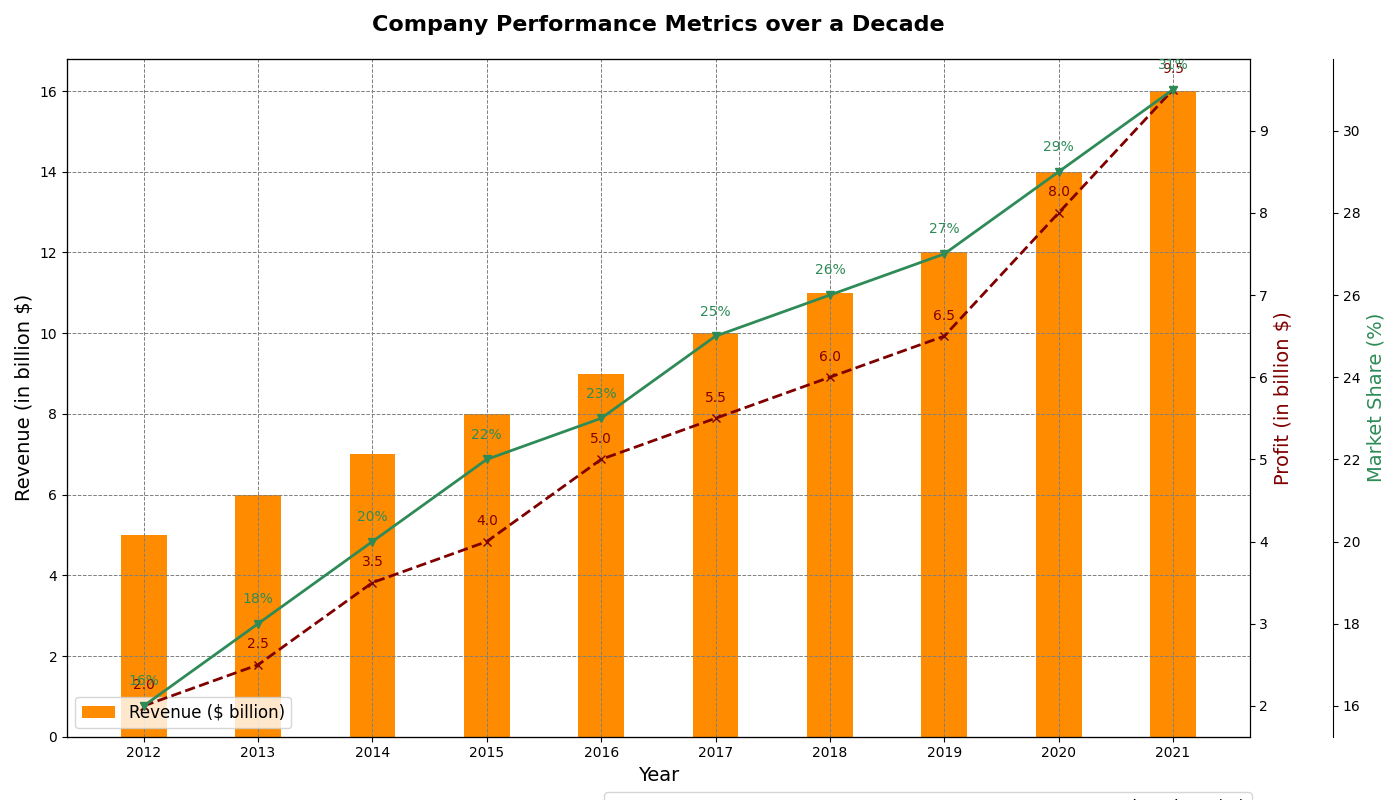

Here is the Python script that generated this plot:
import matplotlib.pyplot as plt
import numpy as np

years = np.arange(2012, 2022)
revenues = [5, 6, 7, 8, 9, 10, 11, 12, 14, 16]
profits = [2, 2.5, 3.5, 4, 5, 5.5, 6, 6.5, 8, 9.5]
market_shares = [16, 18, 20, 22, 23, 25, 26, 27, 29, 31]

fig, ax1 = plt.subplots(figsize=(14, 8))

bar_width = 0.4
ax1.bar(years, revenues, width=bar_width, color='darkorange', label='Revenue ($ billion)')
ax1.set_xlabel('Year', fontsize=14)
ax1.set_ylabel('Revenue (in billion $)', fontsize=14, color='black')
ax1.set_title('Company Performance Metrics over a Decade', fontsize=16, fontweight='bold', pad=20)
ax1.set_xticks(years)
ax1.set_xticklabels(years)

ax1.grid(visible=True, which='major', linestyle='--', linewidth=0.7, color='grey')

# Move legend to bottom
ax1.legend(loc='lower left', fontsize=12)

ax2 = ax1.twinx()
ax2.plot(years, profits, color='maroon', marker='x', linestyle='--', linewidth=2, label='Profit ($ billion)')
ax2.set_ylabel('Profit (in billion $)', fontsize=14, color='maroon')
for i, profit in enumerate(profits):
    ax2.text(years[i], profit + 0.2, f'{profit:.1f}', color='maroon', ha='center')

ax3 = ax1.twinx()
ax3.spines['right'].set_position(('outward', 60))
ax3.plot(years, market_shares, color='seagreen', marker='v', linestyle='-', linewidth=2, label='Market Share (%)')
ax3.set_ylabel('Market Share (%)', fontsize=14, color='seagreen')
for i, share in enumerate(market_shares):
    ax3.text(years[i], share + 0.5, f'{share}%', color='seagreen', ha='center')
ax3.spines['right'].set_visible(True)

fig.legend(loc='lower right', bbox_to_anchor=(0.9, -0.04), ncol=3, fontsize=12)

plt.tight_layout()
plt.show()
